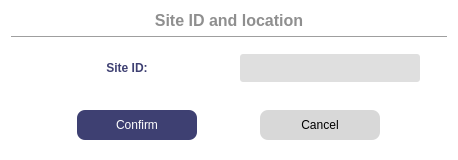
<?xml version="1.0" encoding="UTF-8"?>
<ui version="4.0">
 <class>WSiteID</class>
 <widget class="QDialog" name="WSiteID">
  <property name="geometry">
   <rect>
    <x>0</x>
    <y>0</y>
    <width>458</width>
    <height>160</height>
   </rect>
  </property>
  <property name="windowTitle">
   <string>Log data period configuration</string>
  </property>
  <property name="styleSheet">
   <string notr="true">#WSiteID {
 background-color:white;
 border-radius: 5px;
}
#label{
 color: #3E4072;
 font-weight: 800;
}
#buttonBox{
 background-color: #3E4072;
}
#label_Title{
 color: #8F8F8F;
 font-weight: 600;
}
QLineEdit {
 background-color:#DFDFDF;
 border-radius: 3px;
}
#pushButton_Confirm,
#pushButton_Cancel {
 border: none;
 border-radius: 8px;
}
#pushButton_Confirm {
 color: white;
 background-color: #3E4072;
}
#pushButton_Confirm:hover {
 color: white;
 background-color: #595D89;
}
#pushButton_Cancel {
 background-color: #D8D8D8;
}
#pushButton_Cancel:hover {
 background-color: #ACACAC;
}</string>
  </property>
  <layout class="QVBoxLayout" name="verticalLayout">
   <item>
    <widget class="QLabel" name="label_Title">
     <property name="font">
      <font>
       <pointsize>12</pointsize>
       <fontweight>DemiBold</fontweight>
      </font>
     </property>
     <property name="text">
      <string>Site ID and location</string>
     </property>
     <property name="alignment">
      <set>Qt::AlignCenter</set>
     </property>
    </widget>
   </item>
   <item>
    <widget class="Line" name="line">
     <property name="orientation">
      <enum>Qt::Horizontal</enum>
     </property>
    </widget>
   </item>
   <item>
    <widget class="QWidget" name="widget" native="true">
     <layout class="QGridLayout" name="gridLayout" columnstretch="2,2">
      <item row="0" column="0">
       <widget class="QLabel" name="label">
        <property name="maximumSize">
         <size>
          <width>180</width>
          <height>16777215</height>
         </size>
        </property>
        <property name="text">
         <string>Site ID:</string>
        </property>
        <property name="alignment">
         <set>Qt::AlignCenter</set>
        </property>
       </widget>
      </item>
      <item row="0" column="1">
       <widget class="QLineEdit" name="lineEdit_SiteID">
        <property name="minimumSize">
         <size>
          <width>0</width>
          <height>28</height>
         </size>
        </property>
        <property name="maximumSize">
         <size>
          <width>180</width>
          <height>16777215</height>
         </size>
        </property>
       </widget>
      </item>
     </layout>
    </widget>
   </item>
   <item>
    <spacer name="verticalSpacer">
     <property name="orientation">
      <enum>Qt::Vertical</enum>
     </property>
     <property name="sizeHint" stdset="0">
      <size>
       <width>20</width>
       <height>0</height>
      </size>
     </property>
    </spacer>
   </item>
   <item>
    <widget class="QWidget" name="widget_2" native="true">
     <layout class="QHBoxLayout" name="horizontalLayout">
      <item>
       <widget class="QPushButton" name="pushButton_Confirm">
        <property name="minimumSize">
         <size>
          <width>0</width>
          <height>30</height>
         </size>
        </property>
        <property name="maximumSize">
         <size>
          <width>120</width>
          <height>16777215</height>
         </size>
        </property>
        <property name="text">
         <string>Confirm</string>
        </property>
       </widget>
      </item>
      <item>
       <widget class="QPushButton" name="pushButton_Cancel">
        <property name="minimumSize">
         <size>
          <width>120</width>
          <height>30</height>
         </size>
        </property>
        <property name="maximumSize">
         <size>
          <width>120</width>
          <height>16777215</height>
         </size>
        </property>
        <property name="text">
         <string>Cancel</string>
        </property>
       </widget>
      </item>
     </layout>
    </widget>
   </item>
  </layout>
 </widget>
 <resources/>
 <connections>
  <connection>
   <sender>pushButton_Confirm</sender>
   <signal>clicked()</signal>
   <receiver>WSiteID</receiver>
   <slot>accept()</slot>
   <hints>
    <hint type="sourcelabel">
     <x>179</x>
     <y>122</y>
    </hint>
    <hint type="destinationlabel">
     <x>187</x>
     <y>248</y>
    </hint>
   </hints>
  </connection>
  <connection>
   <sender>pushButton_Cancel</sender>
   <signal>clicked()</signal>
   <receiver>WSiteID</receiver>
   <slot>reject()</slot>
   <hints>
    <hint type="sourcelabel">
     <x>359</x>
     <y>122</y>
    </hint>
    <hint type="destinationlabel">
     <x>391</x>
     <y>215</y>
    </hint>
   </hints>
  </connection>
 </connections>
</ui>
